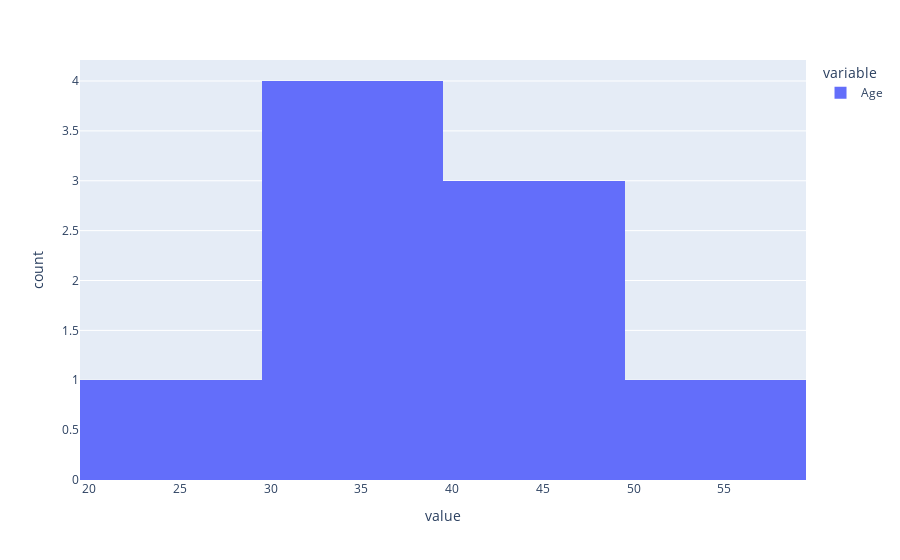
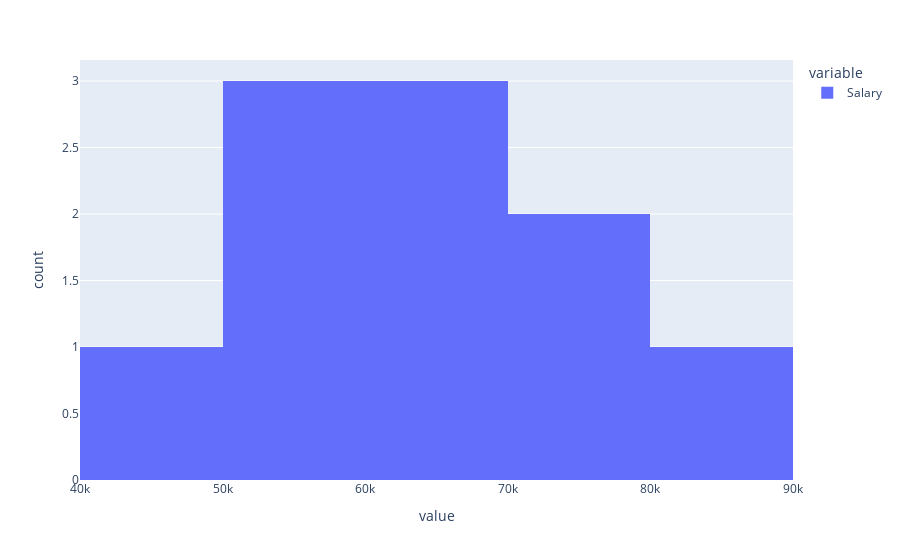

These figures' notebook cell, in order:
### Markdown cell above
- Taget variable : Y = 'Salary'
- Explanatory variables : 'Country', 'Age', 'Purchased'
- Number of examples : 10

- Imputation of missing values : 'Age'
- Normalisation : 'Age'
- OHE : 'Country', 'Purchased'

### Code cell
# Univariate analysis
# Distribution of each numeric variable
num_features = ['Age', 'Salary']
for i in range(len(num_features)):
    fig = px.histogram(dataset[num_features[i]])
    fig.show()

### Figure 1 — Plotly figure (JSON) as saved in the notebook; plotly's stock layout.template omitted (floating-point values rounded to 4 significant figures)
{"data": [{"alignmentgroup": "True", "bingroup": "x", "hovertemplate": "variable=Age<br>value=%{x}<br>count=%{y}<extra></extra>", "legendgroup": "Age", "marker": {"color": "#636efa", "pattern": {"shape": ""}}, "name": "Age", "offsetgroup": "Age", "orientation": "v", "showlegend": true, "type": "histogram", "x": [44, 27, 30, 38, 40, 35, null, 48, 50, 37], "xaxis": "x", "yaxis": "y"}], "layout": {"barmode": "relative", "legend": {"title": {"text": "variable"}, "tracegroupgap": 0}, "margin": {"t": 60}, "xaxis": {"anchor": "y", "domain": [0, 1], "title": {"text": "value"}}, "yaxis": {"anchor": "x", "domain": [0, 1], "title": {"text": "count"}}}}

### Figure 2 — Plotly figure (JSON) as saved in the notebook; plotly's stock layout.template omitted (floating-point values rounded to 4 significant figures)
{"data": [{"alignmentgroup": "True", "bingroup": "x", "hovertemplate": "variable=Salary<br>value=%{x}<br>count=%{y}<extra></extra>", "legendgroup": "Salary", "marker": {"color": "#636efa", "pattern": {"shape": ""}}, "name": "Salary", "offsetgroup": "Salary", "orientation": "v", "showlegend": true, "type": "histogram", "x": [72000, 48000, 54000, 61000, 69000, 58000, 52000, 79000, 83000, 67000], "xaxis": "x", "yaxis": "y"}], "layout": {"barmode": "relative", "legend": {"title": {"text": "variable"}, "tracegroupgap": 0}, "margin": {"t": 60}, "xaxis": {"anchor": "y", "domain": [0, 1], "title": {"text": "value"}}, "yaxis": {"anchor": "x", "domain": [0, 1], "title": {"text": "count"}}}}
